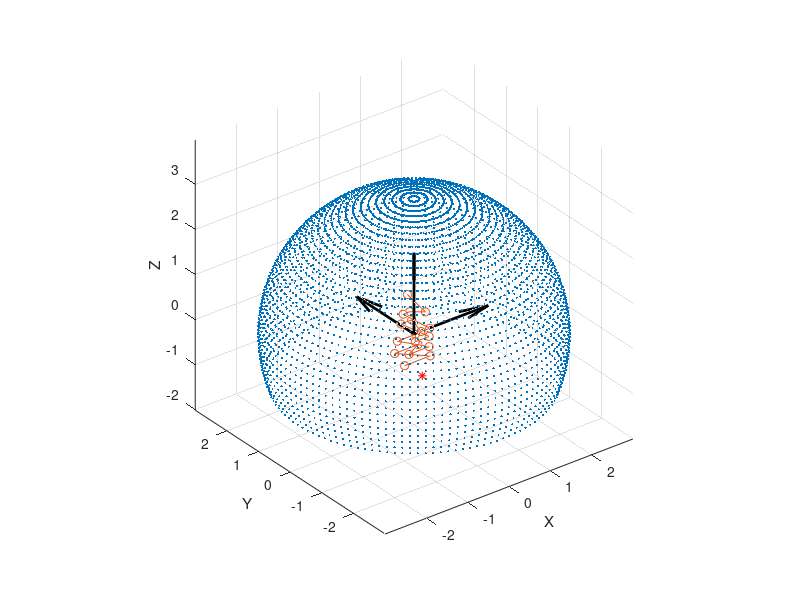

Here is the MATLAB script that generated this plot: (Note: this script raises an error after producing the figure.)
%% Planar array, direct summation without approximation

clear
freq_all = (20:5:50)*1e3;
% freq_all = 35e3;

angle = 14.5;  % jaw angle to midline [deg]
x_pos1 = [3, 5.5, 9, 11, 15,...
         2, 4.5, 7.5, 10, 14]*1e-3;
y_pos1 = tan(angle/180*pi)*x_pos1;
y_pos1 = y_pos1-y_pos1(end);
z_pos1 = [0, 0, 0, 0, 0,...
         -3.5, -4, -5, -6, -6]*1e-3;
% x_pos2 = x_pos1([3,4,8,9]);
% y_pos2 = -y_pos1([3,4,8,9]);
% z_pos2 = z_pos1([3,4,8,9]);
x_pos2 = x_pos1([1:4,6:9]);
y_pos2 = -y_pos1([1:4,6:9]);
z_pos2 = z_pos1([1:4,6:9]);
xyz(:,1) = [x_pos1,x_pos2];
xyz(:,2) = [y_pos1,y_pos2];
xyz(:,3) = [z_pos1,z_pos2];
% xyz(:,1) = x_pos1;
% xyz(:,2) = y_pos1;
% xyz(:,3) = z_pos1;

c = 344;
xyz = xyz(:,[2 3 1]);
xyz = sortrows(xyz,3);
xyz = bsxfun(@minus,xyz,mean(xyz,1));
xxx_pos = xyz(:,1)';
yyy_pos = xyz(:,2)';
zzz_pos = xyz(:,3)';

r = 3;
[theta,phi] = meshgrid(-20:3:90,-180:3:180);
[x,y,z] = sph2cart(phi(:)/180*pi,theta(:)/180*pi,r);

% w_pos = sort(repmat(normpdf(0:length(x_pos)/2,3),1,2),'ascend');
% w_pos(end) = [];
w_pos = ones(1,length(xxx_pos));
src = [0.002,0,-0.01];
steer_ddd = sqrt((src(1)-xxx_pos).^2+(src(2)-yyy_pos).^2+(src(3)-zzz_pos).^2);
steer_ddd = steer_ddd-min(steer_ddd);
% steer_ddd = zeros(size(xxx_pos));
% steer_ddd = sort(repmat((0:length(xxx_pos)/2)*0.5,1,2),'ascend');
% steer_ddd(end) = [];

% Plot
figure
plot3(x,y,z,'.','markersize',5);
hold on
plot3(xxx_pos*100,yyy_pos*100,zzz_pos*100,'-o');
plot3(src(1)*100,src(2)*100,src(3)*100,'r*')
quiver3(0,0,0,2,0,0,'k','linewidth',2)
quiver3(0,0,0,0,2,0,'k','linewidth',2)
quiver3(0,0,0,0,0,2,'k','linewidth',2)
xlabel('X'); ylabel('Y'); zlabel('Z');
grid on
axis equal


fig_geo = figure;
fig_con = figure;
for iF = 1:length(freq_all)
    freq = freq_all(iF);
    switch iF
        case {1,2}
            idx1 = 9:length(xxx_pos);
        case {3,4}
            idx1 = 5:length(xxx_pos);
        case {5,6,7}
            idx1 = 1:length(xxx_pos);
    end
    idx2 = ones(1,length(xxx_pos));
    if src(1)>0
        idx2([1,3,5,7,9,11])=0;
    else
        idx2([2,4,6,8,10,12])=0;
    end
    idx = intersect(idx1,find(idx2));
%     idx = 1:length(xxx_pos);
    x_pos = xxx_pos(idx);
    y_pos = yyy_pos(idx);
    z_pos = zzz_pos(idx);
    steer_d = steer_ddd(idx);
    w_pos = ones(1,length(x_pos));
    omega = 2*pi*freq;
    k = 2*pi*freq/c;
    rn = sqrt((repmat(x',length(x_pos),1)-repmat(x_pos',1,length(x))).^2 +...
        (repmat(y',length(y_pos),1)-repmat(y_pos',1,length(y))).^2 +...
        (repmat(z',length(z_pos),1)-repmat(z_pos',1,length(z))).^2);
    r = sqrt((x'-x_pos(1)).^2+(y'-y_pos(1)).^2+(z'-z_pos(1)).^2);
    r_diff = rn-repmat(r,size(rn,1),1);
    fac1 = 1./rn;
%     fac2 = exp( -1j*(k*r_diff) );
    fac2 = exp( -1j*(k*(r_diff+repmat(steer_d(:),1,size(r_diff,2)))) );
    fac3 = repmat(w_pos(:),1,size(r_diff,2));
    b = sum(fac1.*fac2.*fac3,1);
    B = 20*log10(abs(b));
    B = B-max(B);
    B(B<-30) = NaN;
    B = reshape(B,size(theta));
%     B(phi<30&phi>-30&theta<30&theta>-30) = 50;

    % Project lat-lon to map projection distance
    [lat1,lon1] = rotatem(theta,phi,[90 -90],'forward','degree');  % rotate the first time to go to teeth coord
    lon1 = -lon1;
%     lon1 = 90-lon1;  % flip +phi direction and rotate to bat coord
%     lon1 = lon1-14.5;  % correct for teeth angle to bat coord
    mstruct = defaultm('eckert4');
    mstruct = defaultm(mstruct);
    [xq,yq] = mfwdtran(mstruct,lat1,lon1);
    
    % Geoshow
    figure(fig_geo);
    subplot(2,4,iF);
    axesm eckert4;
    framem('fedgecolor',200*ones(1,3)/255,'flonlimit',[-120 120]);
    gridm('gcolor',190*ones(1,3)/255,'glinestyle','-');
	geoshow(lat1,lon1,B,'displaytype','texturemap');
    caxis([-30 0])

    % Get 3dB contour
    figure(fig_con);
    subplot(2,4,iF);
    [C,h] = contour(xq,yq,B,0:-3:-30,'fill','on');
    view([0 0 1])
    colormap(parula(10))
    title(sprintf('Freq = %2.0f kHz',freq/1e3));
    axis equal
    
    Cout = parse_contour_output(C);
    c3db_xy = [];
    for iT=1:length(Cout)  % in case contour break into pieces
        if Cout(iT).Level == -3
            c3db_xy = [c3db_xy; Cout(iT).X',Cout(iT).Y'];
        end
    end
%     pause
%     close
    c3db_all{iF} = c3db_xy;
    
end


colorset = jet(length(freq_all));
 
fig_3db = figure;
hold on
for iF=1:length(freq_all)
    plot3(c3db_all{iF}(:,1),c3db_all{iF}(:,2),repmat(freq_all(iF)/1e3*0.01,size(c3db_all{iF},1)),...
          'linewidth',2,'color',colorset(iF,:));
end
colormap(jet(length(freq_all)))
colorbar('Ticks',linspace(0,1,length(freq_all)),'TickLabels',{num2str(freq_all'/1e3)})
axis equal


